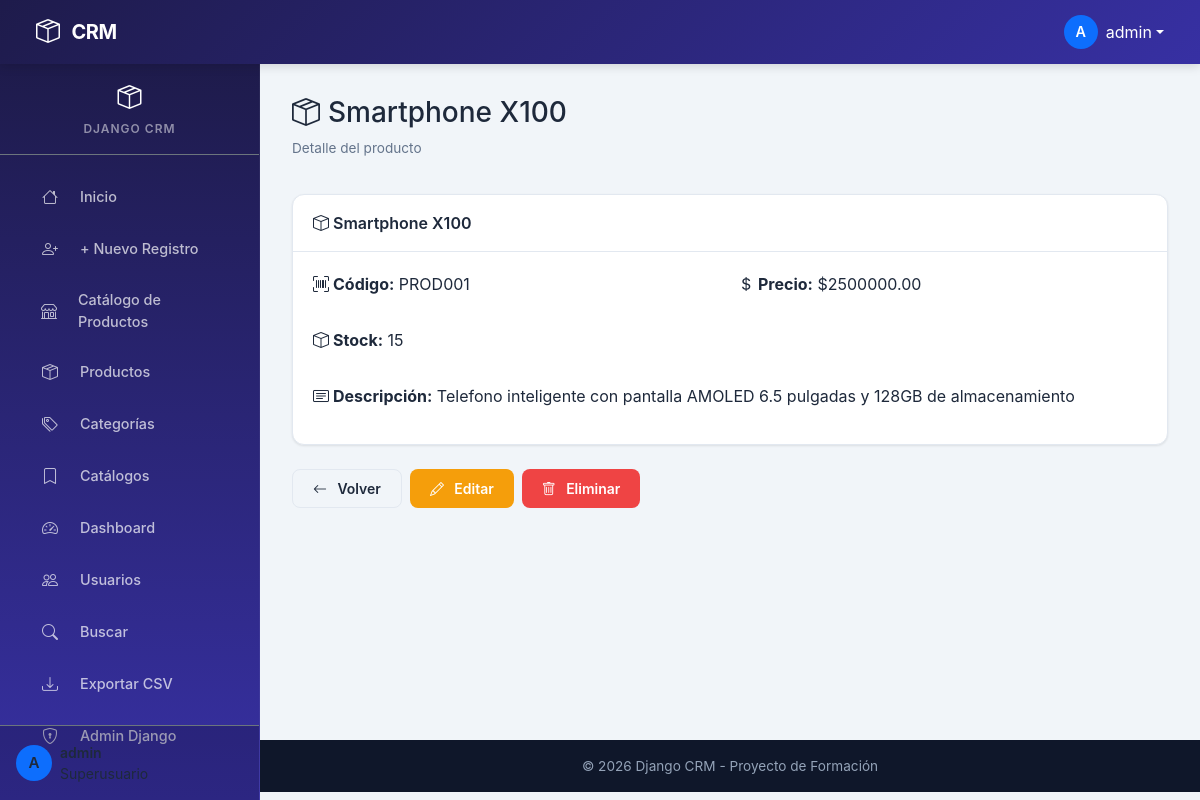
/productos/37/ (signed in), run on the app's committed database.
### productos/models.py (models this page shows, shortened)
class Producto(BaseModel):
    nombre = models.CharField(max_length=100)
    descripcion = models.TextField(blank=True, null=True)
    precio = models.DecimalField(max_digits=10, decimal_places=2)
    stock = models.IntegerField(default=0)
    codigo = models.CharField(max_length=50, unique=True)

### productos/views.py (the view)
# urls.py: path("<int:pk>/", views.detalle, name="detalle"),
@login_required
def detalle(request: HttpRequest, pk: Any) -> HttpResponse:
    producto = get_object_or_404(Producto, id=pk)
    return render(request, "productos/detalle.html", {"producto": producto})

### usuarios/models.py (called while the page is built)
    @property
    def rol(self):
        return self._rol

### website/templatetags/nav_extras.py (called while the page is built)
@register.simple_tag(takes_context=True)
def active_link(context, url_name):
    request: HttpRequest = context.get("request")
    if request and request.resolver_match and request.resolver_match.url_name == url_name:
        return "active"
    return ""

@register.simple_tag(takes_context=True)
def user_has_role(context, *roles):
    request = context.get("request")
    if not request or not request.user.is_authenticated:
        return False
    try:
        profile = request.user.profile
        return profile.rol in roles
    except Exception:
        return False

@register.simple_tag(takes_context=True)
def user_is_superuser(context):
    request = context.get("request")
    return request and request.user.is_authenticated and request.user.is_superuser

### productos/templates/productos/detalle.html
{% extends 'base.html' %}
{% block content %}
<div class="animate-fade-in">
    <div class="section-title">
        <div>
            <h3><i class="bi bi-box-seam me-2"></i>{{ producto.nombre }}</h3>
            <p class="subtitle">Detalle del producto</p>
        </div>
    </div>
    <div class="card-crm">
        <div class="card-header">
            <i class="bi bi-box me-1"></i>{{ producto.nombre }}
        </div>
        <div class="card-body">
            <div class="row g-3">
                <div class="col-md-6">
                    <p><strong><i class="bi bi-upc-scan me-1"></i>Código:</strong> {{ producto.codigo }}</p>
                </div>
                <div class="col-md-6">
                    <p><strong><i class="bi bi-currency-dollar me-1"></i>Precio:</strong> ${{ producto.precio }}</p>
                </div>
                <div class="col-md-6">
                    <p><strong><i class="bi bi-box me-1"></i>Stock:</strong> {{ producto.stock }}</p>
                </div>
                <div class="col-12">
                    <p><strong><i class="bi bi-card-text me-1"></i>Descripción:</strong> {{ producto.descripcion|default:"Sin descripción" }}</p>
                </div>
            </div>
        </div>
    </div>
    <div class="d-flex gap-2 mt-4">
        <a href="{% url 'productos:listado' %}" class="btn btn-crm btn-crm-outline">
            <i class="bi bi-arrow-left me-1"></i>Volver
        </a>
        <a href="{% url 'productos:editar' producto.id %}" class="btn btn-crm btn-crm-warning">
            <i class="bi bi-pencil me-1"></i>Editar
        </a>
        <a href="{% url 'productos:eliminar' producto.id %}" class="btn btn-crm btn-crm-danger">
            <i class="bi bi-trash me-1"></i>Eliminar
        </a>
    </div>
</div>
{% endblock %}

### website/templates/navbar.html (shortened to what this page needs)
<nav class="navbar navbar-crm navbar-expand-lg sticky-top">
    <div class="container-fluid">
        <a class="navbar-brand" href="{% url 'home' %}">
            <i class="bi bi-box-seam me-1"></i> CRM
        </a>
        <div class="d-flex align-items-center ms-auto">
            {% if user.is_authenticated %}
            <div class="dropdown">
                <a class="text-white text-decoration-none d-flex align-items-center dropdown-toggle" href="#" id="userDropdown" role="button" data-bs-toggle="dropdown" aria-expanded="false">
                    <span class="avatar rounded-circle d-flex align-items-center justify-content-center me-2" style="width: 34px; height: 34px; background: var(--bs-primary, #0d6efd); font-weight: 600; font-size: 0.9rem;">
                        {{ user.username|first|upper }}
                    </span>
                    <span class="d-none d-md-inline">{{ user.username }}</span>
                </a>
            </div>
            {% else %}
            <div class="d-flex gap-2 d-none d-lg-flex">
                <a class="btn btn-outline-light btn-sm" href="{% url 'register' %}"><i class="bi bi-person me-1"></i>Registrar</a>
                <a class="btn btn-crm btn-sm" href="{% url 'login' %}"><i class="bi bi-box-arrow-in-right me-1"></i>Iniciar Sesión</a>
            </div>
            {% endif %}
        </div>
    </div>
</nav>

### website/templates/sidebar.html (shortened to what this page needs)
{% if user.is_authenticated %}
<div class="d-none d-lg-flex flex-column sidebar-crm">
    <div class="sidebar-header text-center py-3 border-bottom border-secondary">
        <a href="{% url 'home' %}" class="text-white text-decoration-none">
            <i class="bi bi-box-seam fs-4"></i>
            <span class="d-block small fw-semibold mt-1">Django CRM</span>
        </a>
    </div>
    {% include 'sidebar_menu.html' %}
    <div class="sidebar-footer mt-auto p-3 border-top border-secondary">
        <div class="d-flex align-items-center">
            <span class="avatar rounded-circle d-flex align-items-center justify-content-center me-2 flex-shrink-0" style="width: 36px; height: 36px; background: var(--bs-primary, #0d6efd); font-weight: 600; font-size: 0.95rem;">
                {{ user.username|first|upper }}
            </span>
            <div class="text-truncate">
                <div class="small fw-semibold text-truncate">{{ user.username }}</div>
                <div class="small text-secondary-emphasis text-truncate">
                </div>
            </div>
        </div>
    </div>
</div>
{% endif %}

### website/templates/static/css/custom.css (style rules this page uses)
:root { --primary: #4F46E5; --primary-dark: #3730A3; --primary-light: #818CF8; --secondary: #0EA5E9; --accent: #F59E0B; --success: #10B981; --danger: #EF4444; --warning: #F59E0B; --info: #06B6D4; --dark: #0F172A; --dark-sidebar: #1E1B4B; --dark-sidebar-hover: #312E81; --body-bg: #F1F5F9; --card-bg: #FFFFFF; --text-primary: #1E293B; --text-secondary: #64748B; --text-muted: #94A3B8; --border-color: #E2E8F0; --sidebar-width: 260px; --sidebar-collapsed: 0px; --navbar-height: 64px; --radius: 12px; --radius-sm: 8px; --radius-lg: 16px; --shadow: 0 1px 3px rgba(0,0,0,0.06), 0 1px 2px rgba(0,0,0,0.04); --shadow-md: 0 4px 6px rgba(0,0,0,0.05), 0 10px 15px rgba(0,0,0,0.03); --shadow-lg: 0 10px 25px rgba(0,0,0,0.08); --transition: all 0.3s cubic-bezier(0.4, 0, 0.2, 1); --font-sans: 'Inter', -apple-system, BlinkMacSystemFont, 'Segoe UI', system-ui, sans-serif; --glow-rgb: 99 102 241; --cool-star-rgb: 99 102 241; --cool-dark-rgb: 55 48 163; --cool-bg-rgb: 15 23 42; }
* { box-sizing: border-box; }
body { font-family: var(--font-sans); background: var(--body-bg); color: var(--text-primary); min-height: 100vh; margin: 0; padding: 0; }
.navbar-crm { background: linear-gradient(135deg, var(--dark-sidebar) 0%, var(--primary-dark) 100%) !important; min-height: var(--navbar-height); padding: 0 1.5rem; box-shadow: 0 2px 10px rgba(0,0,0,0.15); z-index: 1030; }
.navbar-crm .navbar-brand { font-weight: 700; font-size: 1.25rem; letter-spacing: -0.5px; color: #fff; display: flex; align-items: center; gap: 0.5rem; }
.navbar-crm .navbar-brand i { font-size: 1.5rem; }
.navbar-crm .avatar { width: 36px; height: 36px; border-radius: 50%; background: var(--primary-light); display: flex; align-items: center; justify-content: center; color: #fff; font-weight: 700; font-size: 0.9rem; }
.sidebar-crm { position: fixed; top: var(--navbar-height); left: 0; width: var(--sidebar-width); height: calc(100vh - var(--navbar-height)); background: linear-gradient(180deg, var(--dark-sidebar) 0%, var(--primary-dark) 100%); z-index: 1020; overflow-y: auto; overflow-x: hidden; transition: var(--transition); border-right: 1px solid rgba(255,255,255,0.05); }
.sidebar-crm .sidebar-header { padding: 1rem 1.25rem; border-bottom: 1px solid rgba(255,255,255,0.08); margin-bottom: 0.5rem; }
.sidebar-crm .sidebar-header span { color: rgba(255,255,255,0.5); font-size: 0.75rem; text-transform: uppercase; letter-spacing: 1px; font-weight: 600; }
.sidebar-crm .sidebar-footer { position: sticky; bottom: 0; padding: 1rem; background: rgba(0,0,0,0.2); border-top: 1px solid rgba(255,255,255,0.08); }
.card-crm { background: var(--card-bg); border: 1px solid var(--border-color); border-radius: var(--radius); box-shadow: var(--shadow); transition: var(--transition); }
.card-crm .card-header { background: transparent; border-bottom: 1px solid var(--border-color); padding: 1rem 1.25rem; font-weight: 600; font-size: 1rem; }
.card-crm .card-body { padding: 1.25rem; }
.btn-crm { padding: 0.5rem 1.25rem; border-radius: var(--radius-sm); font-weight: 600; font-size: 0.875rem; transition: var(--transition); border: none; cursor: pointer; display: inline-flex; align-items: center; gap: 0.4rem; }
.btn-crm-danger { background: var(--danger); color: #fff; }
.btn-crm-warning { background: var(--accent); color: #fff; }
.btn-crm-outline { background: transparent; border: 1.5px solid var(--border-color); color: var(--text-primary); }
.section-title { font-size: 1.35rem; font-weight: 700; color: var(--text-primary); margin-bottom: 1.25rem; display: flex; align-items: center; gap: 0.5rem; }
.section-title .subtitle { font-size: 0.85rem; font-weight: 400; color: var(--text-secondary); }
.animate-fade-in { animation: fadeIn 0.4s ease; }

### data on the page
Producto: nombre "Smartphone X100", codigo "PROD001", precio "2500000.00", stock "15", descripcion "Telefono inteligente con pantalla AMOLED 6.5 pulgadas y 128GB de almacenamiento"

### other printed values
{{ user.username|first|upper }} "A"
{{ user.username }} "admin"
